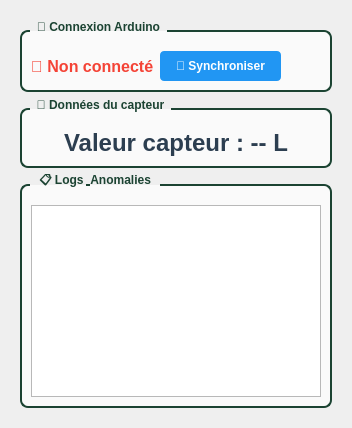
      <widget class="QWidget" name="tabArduino">
       <attribute name="title">
        <string>🔌 Arduino</string>
       </attribute>
       <layout class="QVBoxLayout" name="verticalLayout_12">
        <property name="leftMargin">
         <number>20</number>
        </property>
        <property name="topMargin">
         <number>20</number>
        </property>
        <property name="rightMargin">
         <number>20</number>
        </property>
        <property name="bottomMargin">
         <number>20</number>
        </property>
        <item>
         <widget class="QGroupBox" name="groupConnexion">
          <property name="styleSheet">
           <string notr="true">QGroupBox {
    font-weight: bold;
    border: 2px solid #1B4332;
    border-radius: 8px;
    margin-top: 10px;
    padding-top: 10px;
    background-color: #fafafa;
}
QGroupBox::title {
    subcontrol-origin: margin;
    left: 10px;
    padding: 0 5px;
    color: #1B4332;
}</string>
          </property>
          <property name="title">
           <string>🔌 Connexion Arduino</string>
          </property>
          <layout class="QHBoxLayout" name="layoutConnexion">
           <item>
            <widget class="QLabel" name="labelEtatConnexion">
             <property name="styleSheet">
              <string notr="true">font-size: 16px; font-weight: bold; color: #f44336;</string>
             </property>
             <property name="text">
              <string>🔴 Non connecté</string>
             </property>
            </widget>
           </item>
           <item>
            <widget class="QPushButton" name="btnSynchroniser">
             <property name="styleSheet">
              <string notr="true">QPushButton {
    background-color: #2196f3;
    color: white;
    border: none;
    padding: 8px 16px;
    border-radius: 4px;
    font-weight: bold;
}
QPushButton:hover {
    background-color: #42a5f5;
}</string>
             </property>
             <property name="text">
              <string>🔄 Synchroniser</string>
             </property>
            </widget>
           </item>
           <item>
            <spacer name="horizontalSpacer_10">
             <property name="orientation">
              <enum>Qt::Horizontal</enum>
             </property>
             <property name="sizeHint" stdset="0">
              <size>
               <width>40</width>
               <height>20</height>
              </size>
             </property>
            </spacer>
           </item>
          </layout>
         </widget>
        </item>
        <item>
         <widget class="QGroupBox" name="groupCapteur">
          <property name="styleSheet">
           <string notr="true">QGroupBox {
    font-weight: bold;
    border: 2px solid #1B4332;
    border-radius: 8px;
    margin-top: 10px;
    padding-top: 10px;
    background-color: #fafafa;
}
QGroupBox::title {
    subcontrol-origin: margin;
    left: 10px;
    padding: 0 5px;
    color: #1B4332;
}</string>
          </property>
          <property name="title">
           <string>📡 Données du capteur</string>
          </property>
          <layout class="QVBoxLayout" name="layoutCapteur">
           <item>
            <widget class="QLabel" name="labelValeurCapteur">
             <property name="styleSheet">
              <string notr="true">color: #2c3e50; font-size: 24px; font-weight: bold;</string>
             </property>
             <property name="text">
              <string>Valeur capteur : -- L</string>
             </property>
             <property name="alignment">
              <set>Qt::AlignCenter</set>
             </property>
            </widget>
           </item>
          </layout>
         </widget>
        </item>
        <item>
         <widget class="QGroupBox" name="groupLogs">
          <property name="styleSheet">
           <string notr="true">QGroupBox {
    font-weight: bold;
    border: 2px solid #1B4332;
    border-radius: 8px;
    margin-top: 10px;
    padding-top: 10px;
    background-color: #fafafa;
}
QGroupBox::title {
    subcontrol-origin: margin;
    left: 10px;
    padding: 0 5px;
    color: #1B4332;
}</string>
          </property>
          <property name="title">
           <string>📋 Logs &amp; Anomalies</string>
          </property>
          <layout class="QVBoxLayout" name="layoutLogs">
           <item>
            <widget class="QTextEdit" name="textLogsArduino">
             <property name="styleSheet">
              <string notr="true">font-family: Consolas, monospace; color: #2c3e50;</string>
             </property>
             <property name="readOnly">
              <bool>true</bool>
             </property>
            </widget>
           </item>
          </layout>
         </widget>
        </item>
       </layout>
      </widget>
